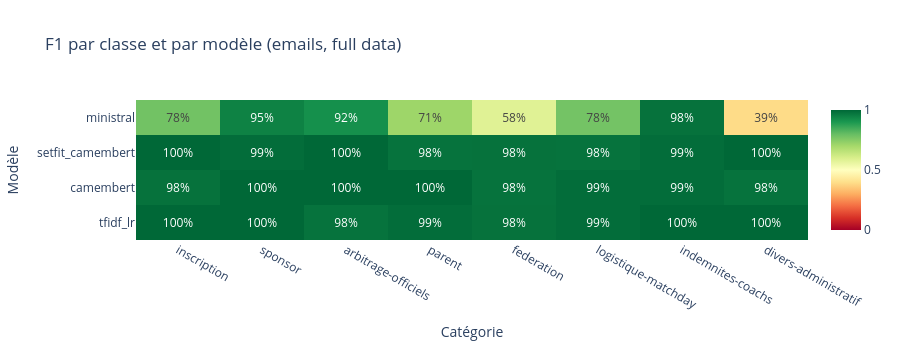

Notebook code for this chart:
### Markdown cell above
---
## 4. Rapport de classification détaillé

Precision, recall et F1 par classe pour chaque modèle.
Permet d'identifier les classes chroniquement mal classifiées.

### Code cell
from sklearn.metrics import precision_recall_fscore_support

def per_class_f1_heatmap(preds_df: pd.DataFrame, pred_cols: list, labels: list) -> go.Figure:
    """Heatmap du F1 par classe et par modèle."""
    f1_matrix = []
    model_names = []

    for col in pred_cols:
        if preds_df[col].isna().all():
            continue
        valid = preds_df.dropna(subset=[col])
        _, _, f1, _ = precision_recall_fscore_support(
            valid['true_label'], valid[col],
            labels=labels, zero_division=0
        )
        f1_matrix.append(f1)
        model_names.append(col.replace('pred_', ''))

    if not f1_matrix:
        return go.Figure()

    fig = go.Figure(go.Heatmap(
        z=f1_matrix,
        x=labels,
        y=model_names,
        colorscale='RdYlGn',
        zmin=0, zmax=1,
        text=[[f"{v:.0%}" for v in row] for row in f1_matrix],
        texttemplate='%{text}',
        hovertemplate='Modèle: %{y}<br>Classe: %{x}<br>F1: %{z:.0%}<extra></extra>',
    ))
    fig.update_layout(
        title='F1 par classe et par modèle (emails, full data)',
        xaxis_title='Catégorie',
        yaxis_title='Modèle',
        height=350,
        template=TEMPLATE,
    )
    return fig


if pred_cols:
    per_class_f1_heatmap(preds_df, pred_cols, CLASSES).show()
else:
    print("Lance les scripts d'entraînement et sauvegarde les prédictions d'abord.")

### Figure 1 — Plotly figure (JSON) as saved in the notebook; plotly's stock layout.template omitted (floating-point values rounded to 4 significant figures)
{"data": [{"colorscale": [[0.0, "rgb(165,0,38)"], [0.1, "rgb(215,48,39)"], [0.2, "rgb(244,109,67)"], [0.3, "rgb(253,174,97)"], [0.4, "rgb(254,224,139)"], [0.5, "rgb(255,255,191)"], [0.6, "rgb(217,239,139)"], [0.7, "rgb(166,217,106)"], [0.8, "rgb(102,189,99)"], [0.9, "rgb(26,152,80)"], [1.0, "rgb(0,104,55)"]], "hovertemplate": "Modèle: %{y}<br>Classe: %{x}<br>F1: %{z:.0%}<extra></extra>", "text": [["100%", "100%", "98%", "99%", "98%", "99%", "100%", "100%"], ["98%", "100%", "100%", "100%", "98%", "99%", "99%", "98%"], ["100%", "99%", "100%", "98%", "98%", "98%", "99%", "100%"], ["78%", "95%", "92%", "71%", "58%", "78%", "98%", "39%"]], "texttemplate": "%{text}", "type": "heatmap", "x": ["inscription", "sponsor", "arbitrage-officiels", "parent", "federation", "logistique-matchday", "indemnites-coachs", "divers-administratif"], "y": ["tfidf_lr", "camembert", "setfit_camembert", "ministral"], "z": [[1.0, 1.0, 0.9778, 0.9888, 0.9783, 0.9888, 1.0, 1.0], [0.9783, 1.0, 1.0, 1.0, 0.9778, 0.9888, 0.9888, 0.9778], [1.0, 0.9888, 1.0, 0.9778, 0.9783, 0.9778, 0.9888, 1.0], [0.7805, 0.9462, 0.9176, 0.7119, 0.5814, 0.7778, 0.9783, 0.3929]], "zmax": 1, "zmin": 0}], "layout": {"height": 350, "title": {"text": "F1 par classe et par modèle (emails, full data)"}, "xaxis": {"title": {"text": "Catégorie"}}, "yaxis": {"title": {"text": "Modèle"}}}}
